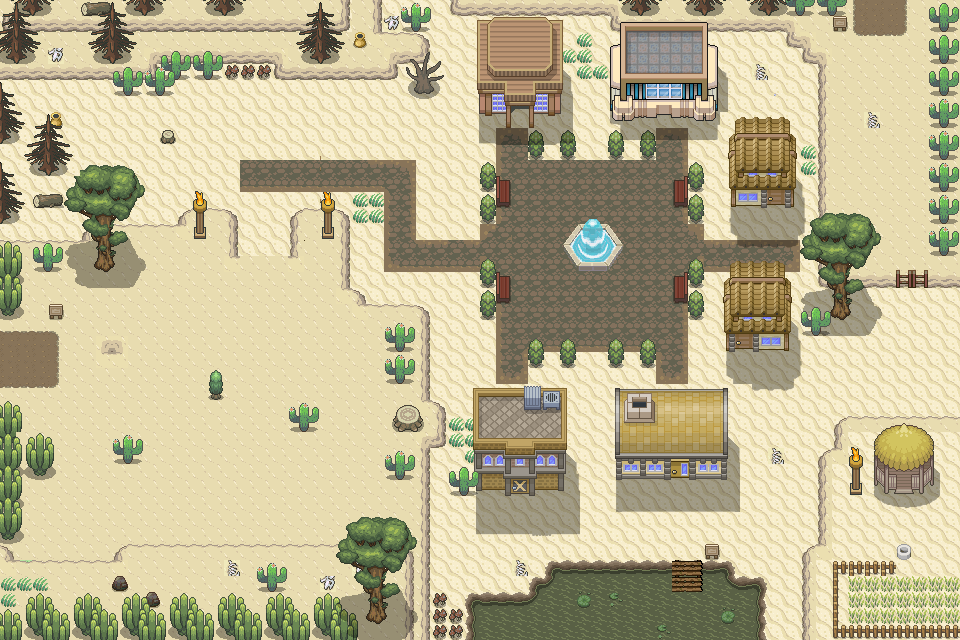

A 2D game scene composited from a Tiled map and its tileset images. What follows is a short description and the map's XML, with each tile layer's data collapsed to a summary:
An orthogonal 60x40 tile map with 16x16 px tiles, 1 tile layer (Tile Layer 1) and 54 objects (me.LevelEntity, mainPlayer, GarbageEntity, MimiEntity).

<map version="1.0" orientation="orthogonal" renderorder="right-down" width="60" height="40" tilewidth="16" tileheight="16" nextobjectid="104">
 <tileset firstgid="1" name="desert" tilewidth="16" tileheight="16">
  <image source="desert.png" trans="ff00ff" width="960" height="640" />
  <tile id="675">
   <properties>
    <property name="z" value="Infinity" />
   </properties>
  </tile>
  <tile id="676">
   <properties>
    <property name="z" value="Infinity" />
   </properties>
  </tile>
  <tile id="736">
   <properties>
    <property name="z" value="Infinity" />
   </properties>
  </tile>
 </tileset>
 <layer name="Tile Layer 1" width="60" height="40">
  <data>[2400 cells, 2400 non-empty, 2372 distinct tile ids]</data>
 </layer>
 <objectgroup name="collision">
  <object id="4" x="4" y="80">
   <polyline points="0,-14 144,-12 152,-31 264,-29 275,-17 387,-17 390,-31 417,-35 424,-40 420,-48 434,-70 608,-72 612,-56 784,-56 814,-27 816,140 820,136 832,136 856,132 864,140 876,152 872,164 860,184 848,192 844,196 860,200 876,200" />
  </object>
  <object id="5" x="952" y="284">
   <polyline points="0,0 0,-284" />
  </object>
  <object id="6" x="952" y="284">
   <polyline points="6,1 6,135 -112,136 -120,164 -132,172 -132,264 -148,268 -148,352 -184,352 -188,296 -220,292 -224,280 -232,280" />
  </object>
  <object id="7" x="660" y="568">
   <polyline points="0,0 -100,-4 -128,24 -188,28 -192,68 -232,68 -232,-128" />
  </object>
  <object id="8" x="476" y="20">
   <polyline points="0,0 84,0 84,74 63,87 0,85 0,0" />
  </object>
  <object id="9" x="620" y="28">
   <polyline points="0,0 88,0 96,20 87,77 -1,73 -12,16 0,4 4,0" />
  </object>
  <object id="10" x="580" y="228">
   <polyline points="0,0 -16,16 -3,21 27,23 40,20 28,0 16,-8 4,-4 4,0" />
  </object>
  <object id="11" x="732" y="204">
   <polyline points="2,-19 60,-19 64,-64 56,-68 56,-80 56,-84 4,-84 4,-68 -4,-64 -2,-23" />
  </object>
  <object id="12" x="732" y="264">
   <polyline points="0,0 52,0 52,16 60,20 51,65 -4,68 -8,16 -4,16 0,0" />
  </object>
  <object id="13" x="616" y="392">
   <polyline points="0,0 112,-4 112,68 111,69 1,72 0,0" />
  </object>
  <object id="14" x="476" y="388">
   <polyline points="0,0 88,0 84,85 0,87 -4,4" />
  </object>
  <object id="16" x="660" y="568">
   <polyline points="0,0 12,0 12,24 44,24 44,4" />
  </object>
  <object id="17" x="708" y="568">
   <polyline points="0,0 12,-4" />
  </object>
  <object id="34" x="298" y="240.667">
   <polyline points="0,0 6.66667,0 8.66667,-24.6667 20.6667,-30 24,-27.3333 23.3333,-12.6667 23.3333,-10.6667 36.6667,-10.6667 36,-28.6667 47.3333,-23.3333 49.3333,-12 48.6667,45.3333 64.6667,60.6667 70.6667,66 121.333,68 125.333,74.6667 128,96.6667 128.667,156 132.667,162.667 141.333,166 144.667,173.333 144,187.333 144,199.333 130.667,206.667" />
  </object>
  <object id="36" x="405.333" y="636">
   <polyline points="0,0 -2.33333,-112.667 -46.3333,-114.667 -69,-88 -280.333,-88.3333 -288,-78 -302,-74.3333 -398,-72.6667 -405.333,-82.6667" />
  </object>
  <object id="37" x="0.666667" y="239.333">
   <polyline points="0,0 -1.66667,152.333" />
  </object>
  <object id="40" x="0" y="551.333">
   <polyline points="0,0 0.666667,-164" />
  </object>
  <object id="48" x="232.667" y="240">
   <polyline points="2,14 1.33333,-26.6667 -27,-35 -40.6667,-50.6667 -42,-30" />
  </object>
  <object id="50" x="297.333" y="240.667">
   <polyline points="-3,15 -4.33333,-25 4,-27 28.3333,-44.3333 35.3333,-48.6667 38,-30.6667" />
  </object>
  <object id="51" x="190" y="209.333">
   <polyline points="0,0 -14,15.3333 -76,15.3333 -60,8.66667 -53.3333,-9.33333 -47.3333,-22.6667 -52,-34 -66.6667,-45.3333 -77.3333,-44 -86,-43.3333 -92.6667,-43.3333 -99.3333,-44 -107.333,-40.6667 -109.333,-36.6667 -112,-34 -114.667,-33.3333 -115.333,-25.3333 -120,-19.3333 -124.667,-14 -125.333,-10 -123.333,-5.33333 -118,-1.33333 -115.333,0.666667 -106,8 -100.667,7.33333 -104,11.3333 -108,12 -104.667,20.6667 -106,28 -108.667,32 -146.667,33.3333 -182.667,31.3333 -188.667,31.3333 -188.667,9.33333 -176.667,-2 -175.333,-20.6667 -186.333,-29.3333 -186,-42.6667 -188.667,-53.3333 -189.333,-62.6667 -185.333,-66.6667 -178,-78 -176.667,-92.6667 -178,-102 -180,-110 -184,-117.333 -186.667,-122.667 -188.667,-130.667" />
  </object>
  <object id="52" x="32" y="118.667" width="31.3333" height="36.3333" />
  <object id="53" x="932" y="0">
   <polyline points="0,0 7,283 19,284" />
  </object>
  <object id="54" x="79" y="239">
   <polyline points="0,0 44,-1 35,-14" />
  </object>
  <object id="55" x="385" y="325">
   <polyline points="0,0 0,48 26,52 27,-3 -1,-1" />
  </object>
  <object id="56" x="1" y="403">
   <polyline points="0,0 17,-1 19,36 51,37 51,70 18,70 20,130 1,138" />
  </object>
  <object id="57" x="23" y="243">
   <polyline points="0,0 -2,65 -23,71" />
  </object>
  <object id="58" x="33" y="243">
   <polyline points="0,0 15,25 28,0" />
  </object>
  <object id="59" x="487" y="262">
   <polyline points="0,0 -1,36 6,36 8,-1 1,1" />
  </object>
  <object id="60" x="486" y="160">
   <polyline points="0,0 0,46 8,46 8,4 0,0" />
  </object>
  <object id="61" x="691" y="165">
   <polyline points="0,0 0,43 9,43 7,0 0,0" />
  </object>
  <object id="62" x="689" y="261">
   <polyline points="0,0 -1,40 7,41 6,-1 0,-1" />
  </object>
  <object id="72" x="532" y="134" width="8" height="10" />
  <object id="73" x="563" y="132" width="9" height="11" />
  <object id="74" x="610" y="134" width="10" height="12" />
  <object id="75" x="645" y="134" width="7" height="9" />
  <object id="76" x="532" y="343" width="8" height="11" />
  <object id="77" x="562" y="343" width="11" height="10" />
  <object id="78" x="609" y="341" width="10" height="12" />
  <object id="79" x="644" y="344" width="9" height="13" />
  <object id="80" x="392" y="453" width="16" height="11" />
  <object id="81" x="290" y="403" width="22" height="11" />
  <object id="82" x="117" y="438" width="17" height="10" />
  <object id="83" x="213" y="374" width="5" height="10" />
  <object id="84" x="807" y="307" width="14" height="13" />
  <object id="86" x="819" y="220">
   <polyline points="0,0 -15,20 -14,32 7,39 2,63 9,65 13,71 32,72 35,57" />
  </object>
  <object id="91" x="423" y="71" />
  <object id="92" x="197" y="208" width="1" height="1" />
  <object id="93" x="201" y="210" />
  <object id="99" x="584" y="284" width="20" height="20" />
  <object id="102" x="822" y="53">
   <polyline points="0,0 28,-25 27,-51 115,-50 122,-44" />
  </object>
 </objectgroup>
 <objectgroup name="Entities">
  <object id="22" name="me.LevelEntity" x="907.018" y="2.3171" width="14.0941" height="56.6252" rotation="90">
   <properties>
    <property name="duration" value="250" />
    <property name="fade" value="#000000" />
    <property name="to" value="turbineMap" />
   </properties>
  </object>
  <object id="24" name="mainPlayer" x="76" y="340" width="32" height="32">
   <properties>
    <property name="image" value="hero" />
    <property name="spritewidth" value="24" />
   </properties>
  </object>
  <object id="25" name="GarbageEntity" x="284" y="336" width="10" height="10">
   <properties>
    <property name="image" value="garbage" />
    <property name="spritewidge" value="10" />
   </properties>
  </object>
  <object id="95" name="MimiEntity" x="582" y="283" width="24" height="24">
   <properties>
    <property name="image" value="Mimi" />
   </properties>
  </object>
 </objectgroup>
</map>
